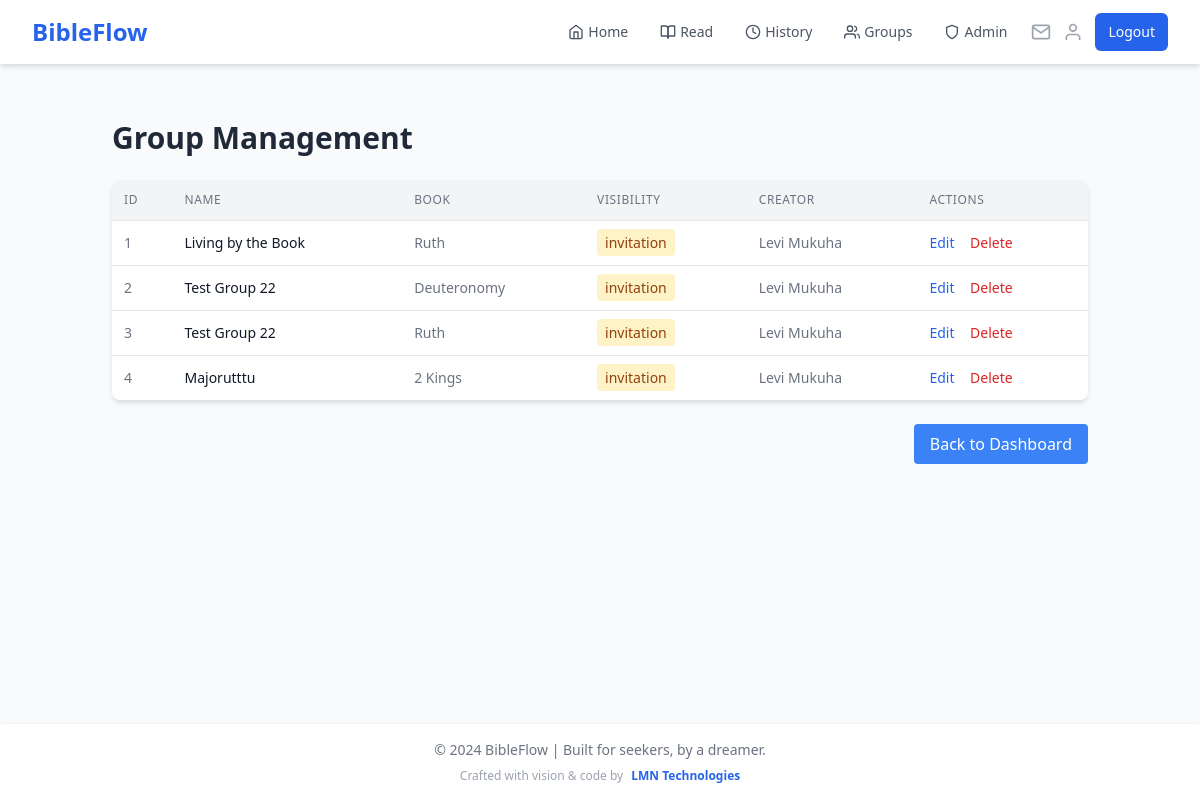
/admin/groups (signed in), run on the app's committed database.
### app.py (models this page shows)
class ReadingGroup(db.Model):
    id = db.Column(db.Integer, primary_key=True)
    name = db.Column(db.String(100), nullable=False)
    description = db.Column(db.Text)
    created_at = db.Column(db.DateTime, default=datetime.utcnow)
    book = db.Column(db.String(50), nullable=False)
    current_chapter = db.Column(db.Integer, default=1)
    target_completion_date = db.Column(db.DateTime)
    creator_id = db.Column(db.Integer, db.ForeignKey('user.id'), nullable=False)
    visibility = db.Column(db.String(20), default='public')
    access_code = db.Column(db.String(20))
    members = db.relationship('GroupMember', backref='reading_group', lazy='joined')
    readings = db.relationship('GroupReading', backref='reading_group', lazy='dynamic')
    invitations = db.relationship('GroupInvitation', backref='reading_group', lazy='dynamic')

class User(UserMixin, db.Model):
    id = db.Column(db.Integer, primary_key=True)
    name = db.Column(db.String(100), nullable=False)
    email = db.Column(db.String(120), unique=True, nullable=False, index=True)
    password_hash = db.Column(db.String(200), nullable=False)
    streak = db.Column(db.Integer, default=0)
    last_read_date = db.Column(db.DateTime, index=True)
    readings = db.relationship('Reading', backref='user', lazy='dynamic')
    preferred_version = db.Column(db.String(10), default='KJV')
    created_groups = db.relationship('ReadingGroup', backref='creator', lazy='dynamic')
    group_memberships = db.relationship('GroupMember', backref='user', lazy='dynamic')

### app.py (the view)
@app.route('/admin/groups')
@login_required
@admin_required
def admin_groups():
    page = request.args.get('page', 1, type=int)
    per_page = 20
    groups = ReadingGroup.query.paginate(page=page, per_page=per_page, error_out=False)
    return render_template('admin/groups.html', groups=groups)

### app.py (called while the page is built)
@login_manager.user_loader
def load_user(user_id):
    if 'user_id' in session:
        return User.query.get(int(session['user_id']))
    return None

@app.context_processor
def inject_user_name():
    if current_user.is_authenticated:
        return dict(user_name=current_user.name)
    return dict(user_name='Guest')

@app.context_processor
def inject_invitation_count():
    if current_user.is_authenticated:
        invitation_count = GroupInvitation.query.filter(
            GroupInvitation.email == current_user.email,
            GroupInvitation.used == False,
            GroupInvitation.expires_at > datetime.utcnow()
        ).count()
        return dict(invitation_count=invitation_count)
    return dict(invitation_count=0)

def admin_required(f):
    @wraps(f)
    def decorated_function(*args, **kwargs):
        if not current_user.is_authenticated or current_user.email.lower() != 'mukuhalevi@gmail.com'.lower():
            flash('You do not have permission to access the admin panel.')
            return redirect(url_for('home'))
        return f(*args, **kwargs)
    return decorated_function

### templates/admin/groups.html (shortened to what this page needs)
{% extends "base.html" %}
{% block content %}
<div class="container mx-auto p-6">
    <h1 class="text-3xl font-bold mb-6 text-gray-800">Group Management</h1>
    <div class="bg-white shadow-md rounded-lg overflow-hidden">
        <table class="w-full">
            <thead class="bg-gray-100 border-b">
                <tr>
                    <th class="p-3 text-left text-xs font-medium text-gray-500 uppercase tracking-wider">ID</th>
                    <th class="p-3 text-left text-xs font-medium text-gray-500 uppercase tracking-wider">Name</th>
                    <th class="p-3 text-left text-xs font-medium text-gray-500 uppercase tracking-wider">Book</th>
                    <th class="p-3 text-left text-xs font-medium text-gray-500 uppercase tracking-wider">Visibility</th>
                    <th class="p-3 text-left text-xs font-medium text-gray-500 uppercase tracking-wider">Creator</th>
                    <th class="p-3 text-left text-xs font-medium text-gray-500 uppercase tracking-wider">Actions</th>
                </tr>
            </thead>
            <tbody class="divide-y divide-gray-200">
                {% for group in groups.items %}
                <tr class="hover:bg-gray-50">
                    <td class="p-3 whitespace-nowrap text-sm text-gray-500">{{ group.id }}</td>
                    <td class="p-3 whitespace-nowrap text-sm font-medium text-gray-900">{{ group.name }}</td>
                    <td class="p-3 whitespace-nowrap text-sm text-gray-500">{{ group.book }}</td>
                    <td class="p-3 whitespace-nowrap text-sm text-gray-500">
                        <span class="px-2 py-1 rounded
                            {% if group.visibility == 'public' %}bg-green-100 text-green-800
                            {% elif group.visibility == 'private' %}bg-red-100 text-red-800
                            {% else %}bg-yellow-100 text-yellow-800{% endif %}
                        ">
                            {{ group.visibility }}
                        </span>
                    </td>
                    <td class="p-3 whitespace-nowrap text-sm text-gray-500">{{ group.creator.name }}</td>
                    <td class="p-3 whitespace-nowrap text-sm font-medium">
                        <a href="{{ url_for('admin_edit_group', group_id=group.id) }}" class="text-blue-600 hover:text-blue-900 mr-3">Edit</a>
                        <form method="POST" action="{{ url_for('admin_delete_group', group_id=group.id) }}" class="inline">
                            <button type="submit" class="text-red-600 hover:text-red-900" onclick="return confirm('Are you sure?')">Delete</button>
                        </form>
                    </td>
                </tr>
                {% endfor %}
            </tbody>
        </table>
    </div>
    <div class="mt-6 flex items-center justify-between">
        <a href="{{ url_for('admin_dashboard') }}" class="px-4 py-2 bg-blue-500 text-white rounded hover:bg-blue-600">
            Back to Dashboard
        </a>
    </div>
</div>
{% endblock %}

### data on the page
ReadingGroup: id "1", name "Living by the Book", book "Ruth", visibility "invitation", creator.name "Levi Mukuha"
ReadingGroup: id "2", name "Test Group 22", book "Deuteronomy", visibility "invitation", creator.name "Levi Mukuha"
ReadingGroup: id "3", name "Test Group 22", book "Ruth", visibility "invitation", creator.name "Levi Mukuha"
ReadingGroup: id "4", name "Majorutttu", book "2 Kings", visibility "invitation", creator.name "Levi Mukuha"
